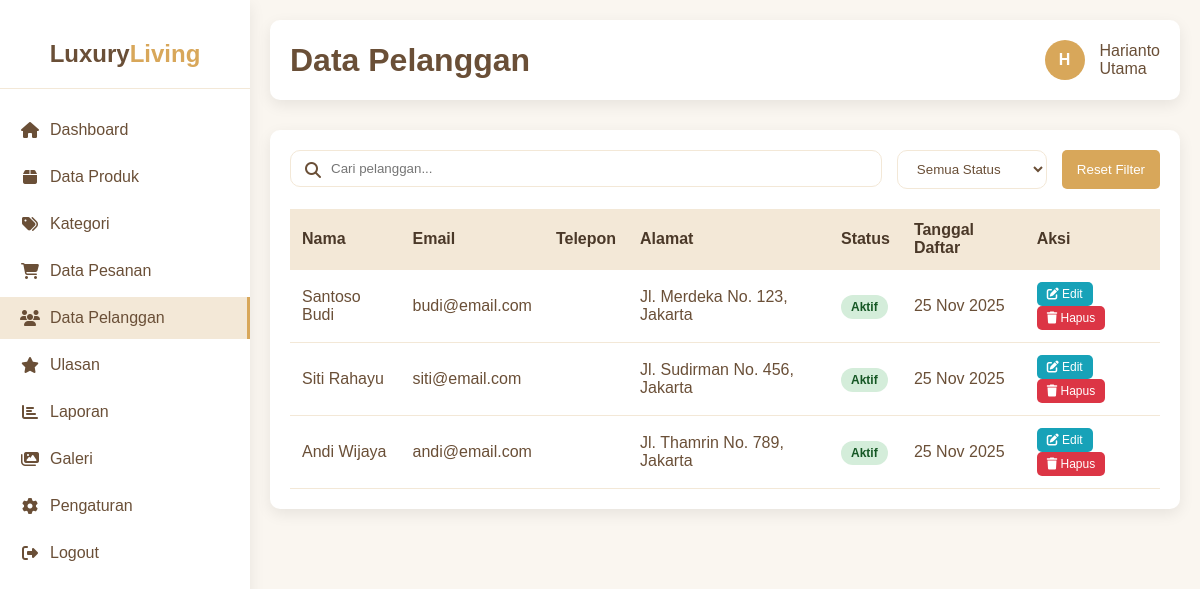
The page /admin/pelanggan.php (signed in) on the database its author committed.
### tables this page shows
CREATE TABLE `pelanggan` (
  `id_pelanggan` int(11) NOT NULL,
  `nama` varchar(100) NOT NULL,
  `email` varchar(100) NOT NULL,
  `password` varchar(255) NOT NULL,
  `no_hp` varchar(20) DEFAULT NULL,
  `alamat` text DEFAULT NULL,
  `kota` varchar(100) DEFAULT NULL,
  `kode_pos` varchar(10) DEFAULT NULL,
  `jenis_kelamin` enum('Laki-laki','Perempuan') DEFAULT NULL,
  `tanggal_lahir` date DEFAULT NULL,
  `foto_profil` varchar(255) DEFAULT 'default.png',
  `status` enum('aktif','nonaktif') DEFAULT 'aktif',
  `email_verified` tinyint(1) DEFAULT 0,
  `tanggal_daftar` timestamp NOT NULL DEFAULT current_timestamp(),
  `terakhir_login` datetime DEFAULT NULL
);

### admin/pelanggan.php (the view, shortened to what this page needs)
<?php
try {
    $pdo = new PDO("mysql:host=127.0.0.1;dbname=toko_horden2;charset=utf8", "root", "");
    $pdo->setAttribute(PDO::ATTR_ERRMODE, PDO::ERRMODE_EXCEPTION);
} catch (PDOException $e) {
    die("Koneksi database gagal: " . $e->getMessage());
}
$search = $_GET['search'] ?? '';
$status_filter = $_GET['status'] ?? '';
$page = isset($_GET['page']) ? (int)$_GET['page'] : 1;
$limit = 10;
$offset = ($page - 1) * $limit;
$where_sql = '';
try {
    $sql = "SELECT * FROM pelanggan $where_sql ORDER BY tanggal_daftar DESC LIMIT :limit OFFSET :offset";
    $stmt = $pdo->prepare($sql);
    $stmt->bindValue(':limit', $limit, PDO::PARAM_INT);
    $stmt->bindValue(':offset', $offset, PDO::PARAM_INT);
    $stmt->execute();
    $pelanggan = $stmt->fetchAll();
} catch (Exception $e) {
    $pelanggan = [];
    $total_pelanggan = 0;
    $total_pages = 1;
}
function getValue($array, $key, $default = '') {
    return isset($array[$key]) ? $array[$key] : $default;
}
?>
<!DOCTYPE html>
<html lang="id">
<head>
    <link rel="stylesheet" href="https://cdnjs.cloudflare.com/ajax/libs/font-awesome/6.4.0/css/all.min.css">
</head>
<body>
    <div class="container">
        <div class="sidebar">
            <div class="logo">
                <h2>Luxury<span>Living</span></h2>
            </div>
            <ul class="nav-links">
                <li><a href="dashboard.php"><i class="fas fa-home"></i> Dashboard</a></li>
                <li><a href="produk.php"><i class="fas fa-box"></i> Data Produk</a></li>
                <li><a href="kategori.php"><i class="fas fa-tags"></i> Kategori</a></li>
                <li><a href="pesanan.php"><i class="fas fa-shopping-cart"></i> Data Pesanan</a></li>
                <li><a href="pelanggan.php" class="active"><i class="fas fa-users"></i> Data Pelanggan</a></li>
                <li><a href="ulasan.php"><i class="fas fa-star"></i> Ulasan</a></li>
                <li><a href="laporan.php"><i class="fas fa-chart-bar"></i> Laporan</a></li>
                <li><a href="galeri.php"><i class="fas fa-images"></i> Galeri</a></li>
                <li><a href="pengaturan.php"><i class="fas fa-cog"></i> Pengaturan</a></li>
                <li><a href="logout.php"><i class="fas fa-sign-out-alt"></i> Logout</a></li>
            </ul>
        </div>
        <div class="main-content">
            <div class="header">
                <h1>Data Pelanggan</h1>
                <div class="user-info">
                    <div class="user-avatar">
                        <?php echo isset($_SESSION['admin_nama']) ? strtoupper(substr($_SESSION['admin_nama'], 0, 1)) : 'A'; ?>
                    </div>
                    <div>
                        <div class="user-name"><?php echo $_SESSION['admin_nama'] ?? 'Admin'; ?></div>
                        <div class="user-role"><?php echo isset($_SESSION['admin_role']) ? ucfirst($_SESSION['admin_role']) : 'Administrator'; ?></div>
                    </div>
                </div>
            </div>
            <div class="card">
                <div class="filter-container">
                    <div class="search-box">
                        <i class="fas fa-search"></i>
                        <input type="text" id="search" placeholder="Cari pelanggan..." value="<?php echo htmlspecialchars($search); ?>">
                    </div>
                    <select id="status-filter" class="filter-select">
                        <option value="">Semua Status</option>
                    </select>
                    <button type="button" id="reset-filter" class="btn btn-primary">Reset Filter</button>
                </div>
                <div class="table-responsive">
                    <?php if(empty($pelanggan)): ?>
                        <div class="empty-state">
                            <i class="fas fa-users"></i>
                            <p>Tidak ada data pelanggan</p>
                            <?php if(!empty($search) || !empty($status_filter)): ?>
                                <p>Coba ubah filter pencarian Anda</p>
                            <?php endif; ?>
                        </div>
                    <?php else: ?>
                        <table>
                            <thead>
                                <tr>
                                    <th>Nama</th>
                                    <th>Email</th>
                                    <th>Telepon</th>
                                    <th>Alamat</th>
                                    <th>Status</th>
                                    <th>Tanggal Daftar</th>
                                    <th>Aksi</th>
                                </tr>
                            </thead>
                            <tbody>
                                <?php foreach($pelanggan as $p): ?>
                                <tr>
                                    <td><?php echo htmlspecialchars(getValue($p, 'nama')); ?></td>
                                    <td><?php echo htmlspecialchars(getValue($p, 'email')); ?></td>
                                    <td><?php echo htmlspecialchars(getValue($p, 'telepon')); ?></td>
                                    <td><?php echo !empty(getValue($p, 'alamat')) ? htmlspecialchars(getValue($p, 'alamat')) : '-'; ?></td>
                                    <td>
                                        <span class="status-badge status-<?php echo getValue($p, 'status'); ?>">
                                            <?php echo ucfirst(getValue($p, 'status')); ?>
                                        </span>
                                    </td>
                                    <td><?php echo date('d M Y', strtotime(getValue($p, 'tanggal_daftar'))); ?></td>
                                    <td>
                                        <button class="btn btn-edit btn-small edit-btn"
                                                data-id="<?php echo getValue($p, 'id_pelanggan'); ?>"
                                                data-nama="<?php echo htmlspecialchars(getValue($p, 'nama')); ?>"
                                                data-email="<?php echo htmlspecialchars(getValue($p, 'email')); ?>"
                                                data-telepon="<?php echo htmlspecialchars(getValue($p, 'telepon')); ?>"
                                                data-alamat="<?php echo htmlspecialchars(getValue($p, 'alamat', '')); ?>"
                                                data-status="<?php echo getValue($p, 'status'); ?>">
                                            <i class="fas fa-edit"></i> Edit
                                        </button>
                                        <button class="btn btn-delete btn-small delete-btn"
                                                data-id="<?php echo getValue($p, 'id_pelanggan'); ?>"
                                                data-nama="<?php echo htmlspecialchars(getValue($p, 'nama')); ?>">
                                            <i class="fas fa-trash"></i> Hapus
                                        </button>
                                    </td>
                                </tr>
                                <?php endforeach; ?>
                            </tbody>
                        </table>
                    <?php endif; ?>
                </div>
            </div>
        </div>
    </div>
</body>
</html>

### admin/pelanggan.php (style rules this page uses)
:root { --cream: #F3E8D7; --beige: #E7D3B8; --gold: #D8A75A; --brown: #6A4F37; --dark-brown: #4a3828; --light-cream: #faf6f0; --radius: 10px; --shadow: 0 5px 15px rgba(0,0,0,0.08); }
* { margin: 0; padding: 0; box-sizing: border-box; font-family: 'Poppins', sans-serif; }
body { background: var(--light-cream); color: var(--brown); }
.container { display: flex; min-height: 100vh; }
.sidebar { width: 250px; background: white; box-shadow: var(--shadow); padding: 20px 0; }
.logo { text-align: center; padding: 20px; border-bottom: 1px solid var(--cream); margin-bottom: 20px; }
.logo h2 { color: var(--brown); font-size: 24px; }
.logo span { color: var(--gold); }
.nav-links { list-style: none; }
.nav-links li { margin-bottom: 5px; }
.nav-links a { display: flex; align-items: center; padding: 12px 20px; color: var(--brown); text-decoration: none; transition: all 0.3s; }
.nav-links a:hover, .nav-links a.active { background: var(--cream); border-right: 3px solid var(--gold); }
.nav-links i { margin-right: 10px; width: 20px; text-align: center; }
.main-content { flex: 1; padding: 20px; }
.header { display: flex; justify-content: space-between; align-items: center; margin-bottom: 30px; background: white; padding: 20px; border-radius: var(--radius); box-shadow: var(--shadow); }
.user-info { display: flex; align-items: center; gap: 15px; }
.user-avatar { width: 40px; height: 40px; background: var(--gold); border-radius: 50%; display: flex; align-items: center; justify-content: center; color: white; font-weight: bold; }
.card { background: white; border-radius: var(--radius); box-shadow: var(--shadow); padding: 20px; margin-bottom: 20px; }
.filter-container { display: flex; gap: 15px; margin-bottom: 20px; flex-wrap: wrap; }
.search-box { position: relative; flex: 1; min-width: 250px; }
.search-box input { width: 100%; padding: 10px 15px 10px 40px; border: 1px solid var(--cream); border-radius: var(--radius); background: white; }
.search-box i { position: absolute; left: 15px; top: 50%; transform: translateY(-50%); color: var(--brown); }
.filter-select { padding: 10px 15px; border: 1px solid var(--cream); border-radius: var(--radius); background: white; color: var(--brown); min-width: 150px; }
table { width: 100%; border-collapse: collapse; }
th, td { padding: 12px; text-align: left; border-bottom: 1px solid var(--cream); }
th { background: var(--cream); font-weight: 600; color: var(--dark-brown); }
.status-badge { padding: 5px 10px; border-radius: 20px; font-size: 12px; font-weight: 600; }
.status-aktif { background: #d4edda; color: #155724; }
.btn { padding: 8px 15px; border: none; border-radius: 5px; cursor: pointer; font-weight: 500; text-decoration: none; display: inline-block; text-align: center; transition: all 0.3s; }
.btn-primary { background: var(--gold); color: white; }
.btn-edit { background: #17a2b8; color: white; }
.btn-delete { background: #dc3545; color: white; }
.btn-small { padding: 5px 10px; font-size: 12px; }

### rows shown on the page
pelanggan: nama "Santoso Budi", email "budi@email.com", alamat "Jl. Merdeka No. 123, Jakarta", status "Aktif", tanggal_daftar "25 Nov 2025"
pelanggan: nama "Siti Rahayu", email "siti@email.com", alamat "Jl. Sudirman No. 456, Jakarta", status "Aktif", tanggal_daftar "25 Nov 2025"
pelanggan: nama "Andi Wijaya", email "andi@email.com", alamat "Jl. Thamrin No. 789, Jakarta", status "Aktif", tanggal_daftar "25 Nov 2025"

### other values the page prints
substr($_SESSION['admin_nama'], 0, 1) "H"
$_SESSION['admin_nama'] "Harianto"
$_SESSION['admin_role'] "Utama"
